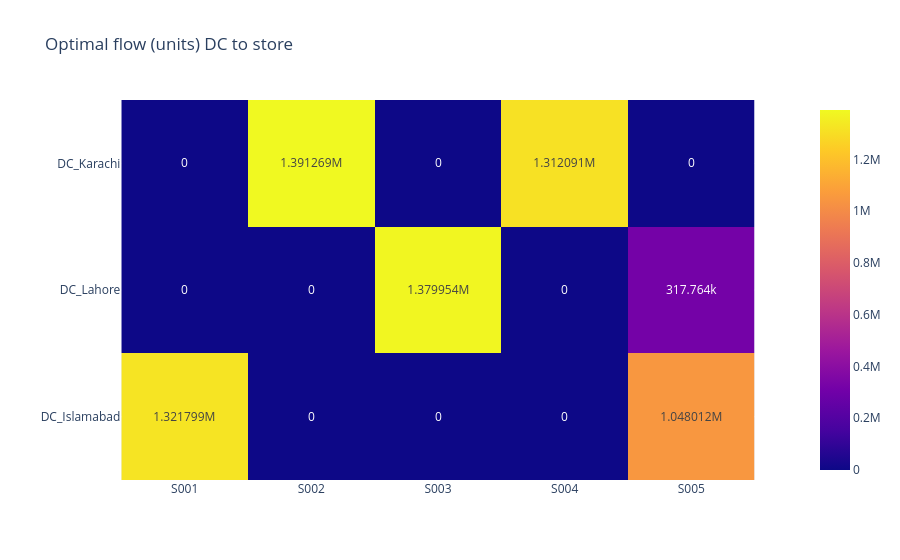

Here is the notebook cell this chart was saved with:
### Markdown cell above
Check the LP result and compare it with the baseline.

### Code cell
flows = pd.DataFrame({d:{s:x[d][s].value() for s in stores['store_id']} for d in dcs['dc']}).T
print(flows.round(0))

opt_ship = (flows*unit_cost_ship).sum()/flows.sum()
opt_days = (flows*transit_days).sum()/flows.sum()

df['opt_ship_cost'] = df['units_ordered']*df['store_id'].map(opt_ship)
df['opt_delivery_days'] = (df['store_id'].map(opt_days) + noise).clip(lower=0.5)

ship_saving = 1 - df['opt_ship_cost'].sum()/df['base_ship_cost'].sum()
print('shipping saving:', round(ship_saving*100,1), '%')
print('delivery days:', df['base_delivery_days'].mean().round(2), '->', df['opt_delivery_days'].mean().round(2))

fig = px.imshow(flows.round(0), text_auto=True, title='Optimal flow (units) DC to store')
fig.show()

### Figure 1 — Plotly figure (JSON) as saved in the notebook; plotly's stock layout.template omitted (floating-point values rounded to 4 significant figures)
{"data": [{"coloraxis": "coloraxis", "hovertemplate": "x: %{x}<br>y: %{y}<br>color: %{z}<extra></extra>", "name": "0", "texttemplate": "%{z}", "type": "heatmap", "x": ["S001", "S002", "S003", "S004", "S005"], "xaxis": "x", "y": ["DC_Karachi", "DC_Lahore", "DC_Islamabad"], "yaxis": "y", "z": [[0.0, 1391000.0, 0.0, 1312000.0, 0.0], [0.0, 0.0, 1380000.0, 0.0, 317800.0], [1322000.0, 0.0, 0.0, 0.0, 1048000.0]]}], "layout": {"coloraxis": {"colorscale": [[0, "#0d0887"], [0.1111, "#46039f"], [0.2222, "#7201a8"], [0.3333, "#9c179e"], [0.4444, "#bd3786"], [0.5556, "#d8576b"], [0.6667, "#ed7953"], [0.7778, "#fb9f3a"], [0.8889, "#fdca26"], [1, "#f0f921"]]}, "title": {"text": "Optimal flow (units) DC to store"}, "xaxis": {"anchor": "y", "constrain": "domain", "domain": [0, 1], "scaleanchor": "y"}, "yaxis": {"anchor": "x", "autorange": "reversed", "constrain": "domain", "domain": [0, 1]}}}
